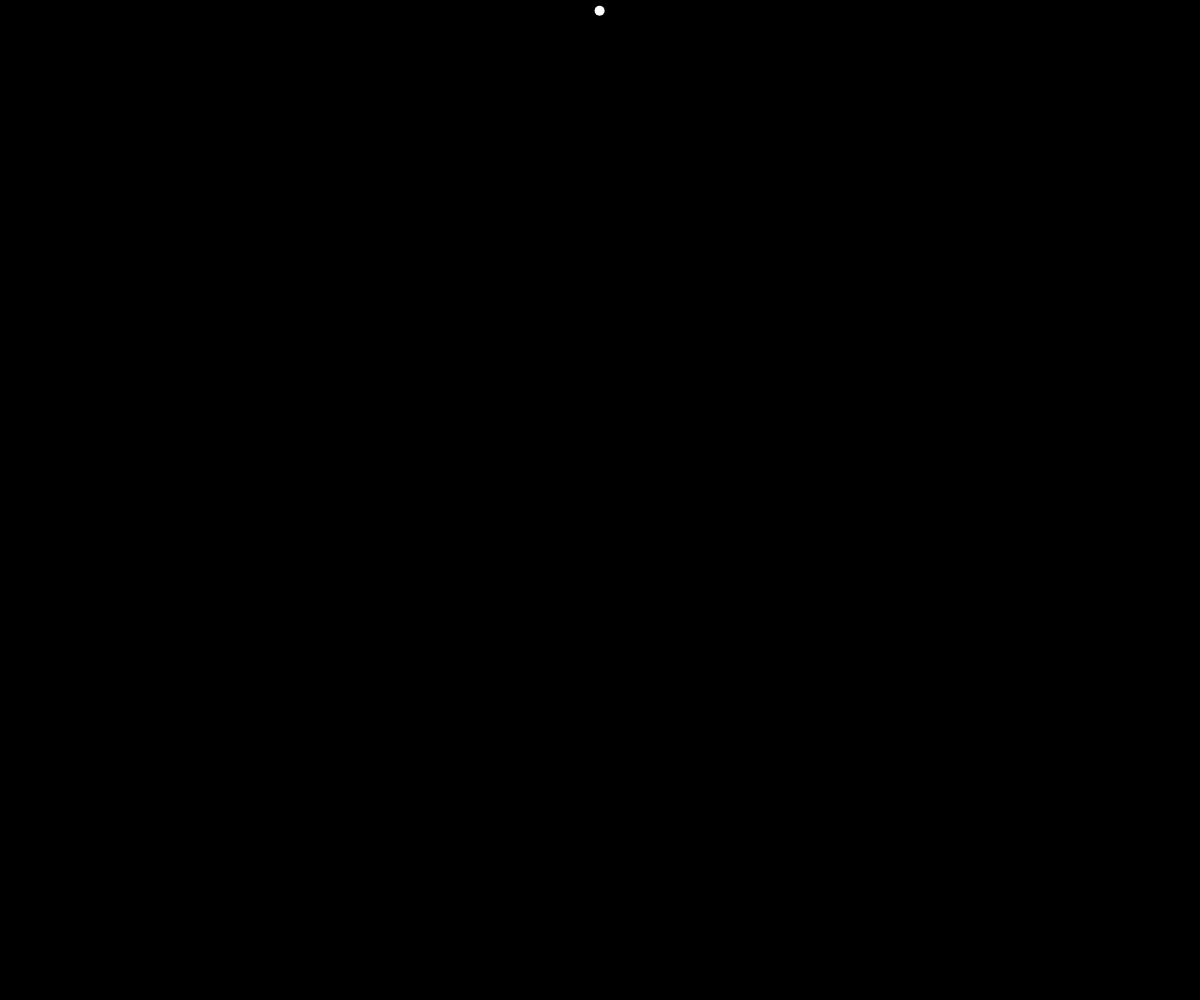
Frame 1 (no input)
Frame 60 (no input): blank canvas, image omitted
Frame 120 (the mouse pressed at the canvas centre since frame 60): blank canvas, image omitted

The p5.js sketch that drew this single still picture (run headless with seeded random() and noise() and a simulated clock; from frame 60 on, the mouse is pressed at the canvas centre):

// p5.js sketch
// ── sketch.js
/* Mimi Yin, NYU-ITP
Linear motion.
*/

// Variables to store x,y coordinates
let x, y;

function setup() {
  createCanvas(windowWidth, windowHeight);

  // Initial position is middle, near the top
  x = width / 2;
  y = 10;
  // Don't draw an outline
  noStroke();
}

function draw() {
  // Draw black background
  background(0);

  //Move horizontally to the left .4 pixels every frame
  x += -.4;
  // Move vertically down .8 pixels every frame
  y += .8;

  // Set fill color to white
  fill(255);
  // Draw a circle at x,y
  ellipse(x, y, 10, 10);
}
